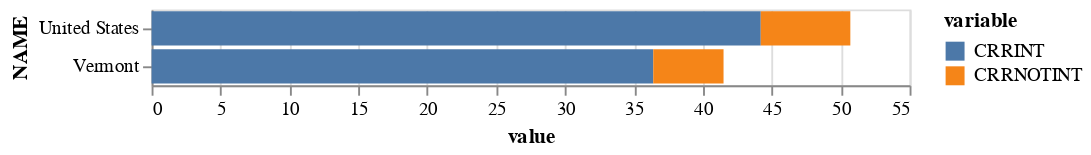

Write notebook code for a chart like this one.
### Code cell
alt.Chart(rr_vtus_stack).mark_bar().encode(
    x=alt.X("value"),
    y="NAME",
    color="variable"
)

### Figure 1 — Vega-Lite specification as saved in the notebook (floating-point values rounded to 4 significant figures)
{"config": {"view": {"continuousWidth": 400, "continuousHeight": 300}}, "data": {"name": "data-d21c365f98ff90a779353e38a88ee85f"}, "mark": "bar", "encoding": {"color": {"type": "nominal", "field": "variable"}, "x": {"type": "quantitative", "field": "value"}, "y": {"type": "nominal", "field": "NAME"}}, "$schema": "https://vega.github.io/schema/vega-lite/v4.8.1.json", "datasets": {"data-d21c365f98ff90a779353e38a88ee85f": [{"NAME": "United States", "variable": "CRRINT", "value": 44.2}, {"NAME": "Vermont", "variable": "CRRINT", "value": 36.4}, {"NAME": "United States", "variable": "CRRNOTINT", "value": 6.5}, {"NAME": "Vermont", "variable": "CRRNOTINT", "value": 5.1}]}}
